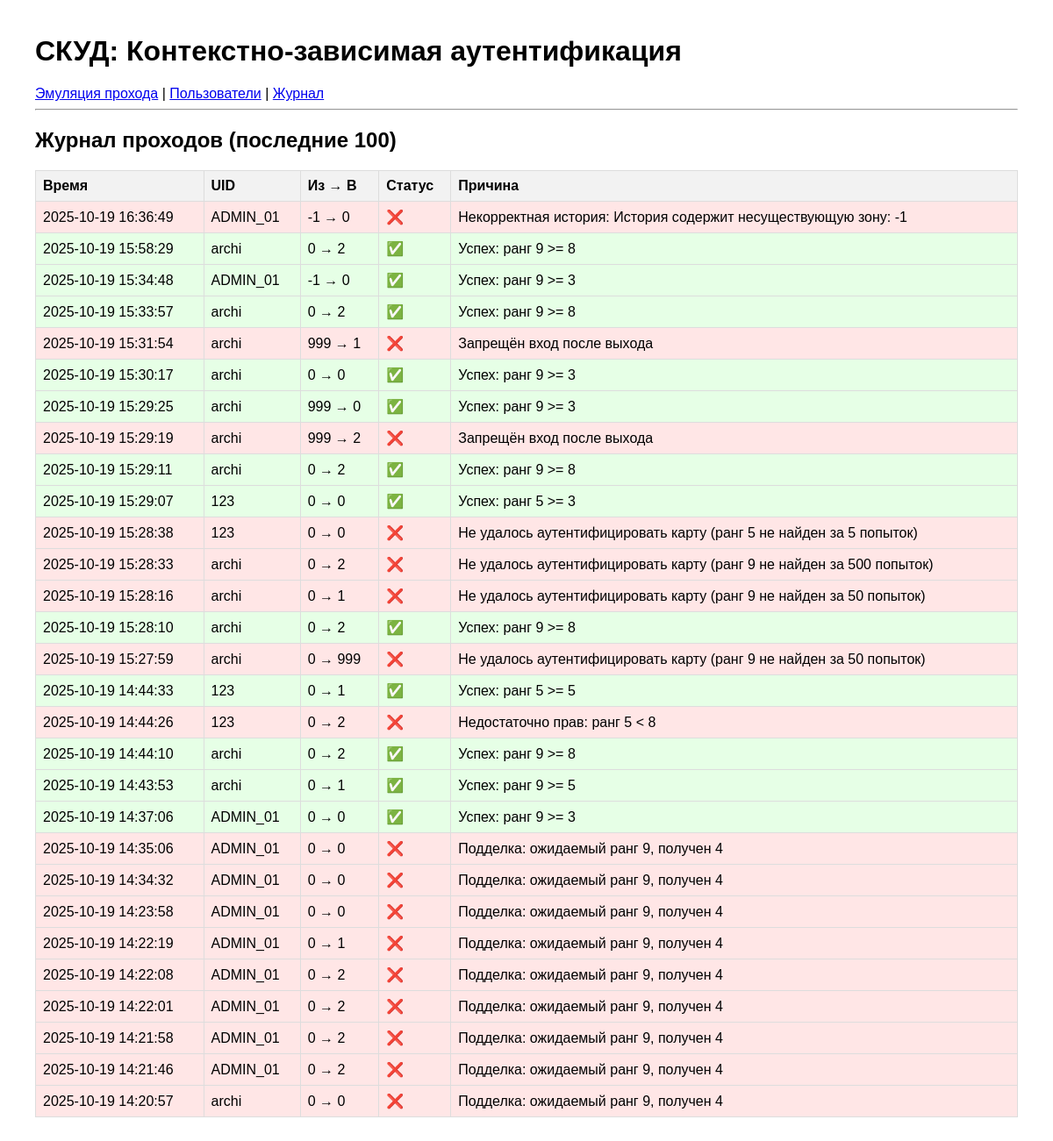
Page /logs on the earlier database version.
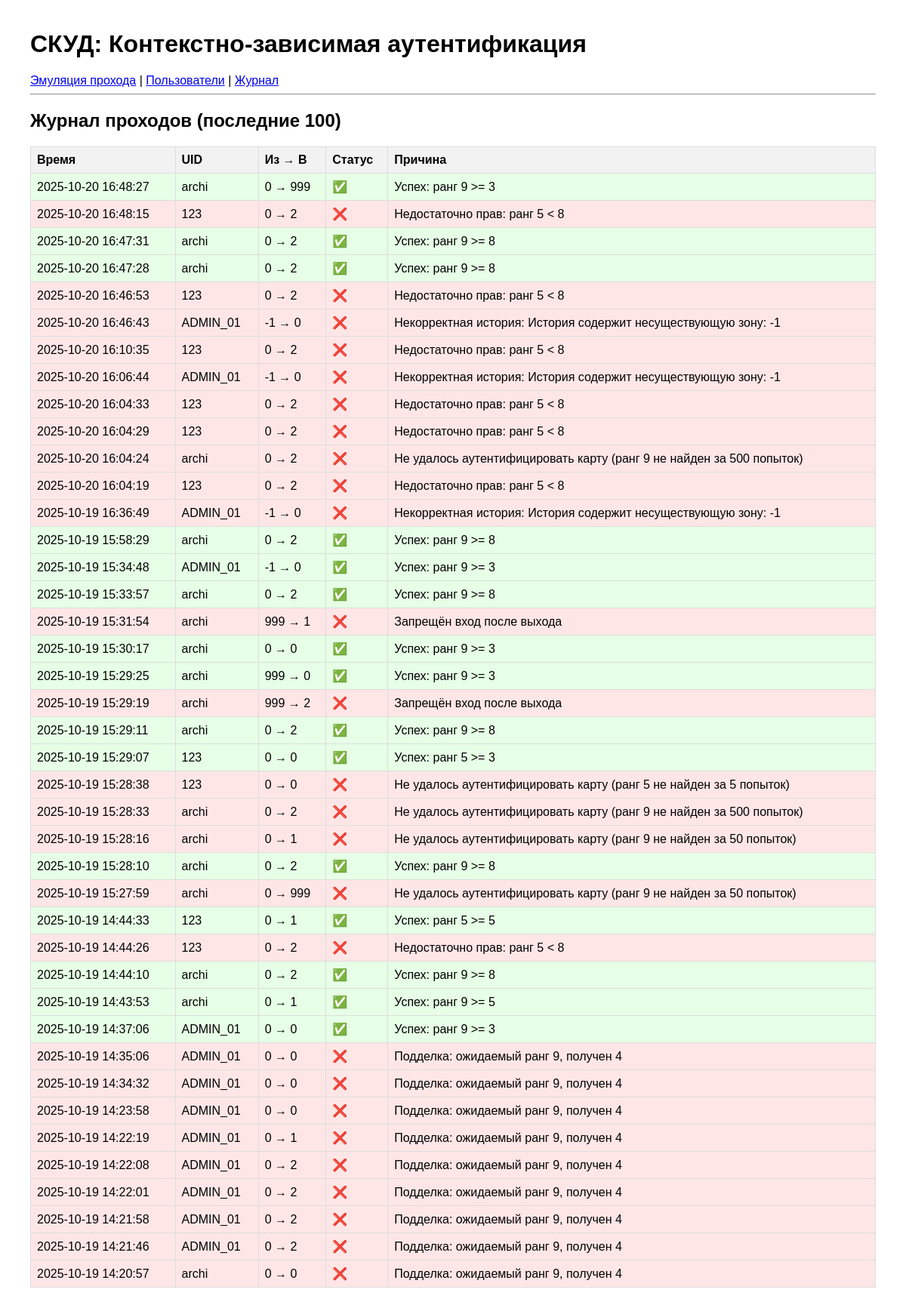
Same page on the later database version.
### tables this page shows
CREATE TABLE access_logs (
            id INTEGER PRIMARY KEY AUTOINCREMENT,
            uid TEXT NOT NULL,
            zone_from INTEGER NOT NULL,
            zone_to INTEGER NOT NULL,
            success INTEGER NOT NULL,
            reason TEXT,
            timestamp DATETIME DEFAULT CURRENT_TIMESTAMP
        );

### app.py (the view)
@app.route('/logs')
def logs():
    import sqlite3
    conn = sqlite3.connect('skud.db')
    conn.row_factory = sqlite3.Row
    logs = conn.execute("SELECT * FROM access_logs ORDER BY timestamp DESC LIMIT 100").fetchall()
    conn.close()
    return render_template('logs.html', logs=logs)

### templates/logs.html
{% extends "base.html" %}
{% block content %}
<h2>Журнал проходов (последние 100)</h2>
<table>
    <tr>
        <th>Время</th><th>UID</th><th>Из → В</th><th>Статус</th><th>Причина</th>
    </tr>
    {% for log in logs %}
    <tr style="background: {% if log.success %}#e6ffe6{% else %}#ffe6e6{% endif %}">
        <td>{{ log.timestamp }}</td>
        <td>{{ log.uid }}</td>
        <td>{{ log.zone_from }} → {{ log.zone_to }}</td>
        <td>{% if log.success %}✅{% else %}❌{% endif %}</td>
        <td>{{ log.reason }}</td>
    </tr>
    {% endfor %}
</table>
{% endblock %}

### templates/base.html (shortened to what this page needs)
<!DOCTYPE html>
<html>
<head>
</head>
<body>
    <h1>СКУД: Контекстно-зависимая аутентификация</h1>
    <a href="/">Эмуляция прохода</a> |
    <a href="/users">Пользователи</a> |
    <a href="/logs">Журнал</a>
    <hr>
    {% block content %}{% endblock %}
</body>
</html>

### templates/base.html (style rules this page uses)
body { font-family: Arial, sans-serif; margin: 40px; }
table { border-collapse: collapse; width: 100%; }
th, td { border: 1px solid #ddd; padding: 8px; text-align: left; }
th { background-color: #f2f2f2; }

Differences in the rows shown:
added access_logs: timestamp "2025-10-20 16:48:27", uid "archi", zone_from "0", zone_to "999", reason "Успех: ранг 9 >= 3", success 1 (drawn)
added access_logs: timestamp "2025-10-20 16:48:15", uid "123", zone_from "0", zone_to "2", reason "Недостаточно прав: ранг 5 < 8"
added access_logs: timestamp "2025-10-20 16:47:31", uid "archi", zone_from "0", zone_to "2", reason "Успех: ранг 9 >= 8", success 1 (drawn)
added access_logs: timestamp "2025-10-20 16:47:28", uid "archi", zone_from "0", zone_to "2", reason "Успех: ранг 9 >= 8", success 1 (drawn)
added access_logs: timestamp "2025-10-20 16:46:53", uid "123", zone_from "0", zone_to "2", reason "Недостаточно прав: ранг 5 < 8"
added access_logs: timestamp "2025-10-20 16:46:43", uid "ADMIN_01", zone_from "-1", zone_to "0", reason "Некорректная история: История содержит несуществующую зону: -1"
added access_logs: timestamp "2025-10-20 16:10:35", uid "123", zone_from "0", zone_to "2", reason "Недостаточно прав: ранг 5 < 8"
added access_logs: timestamp "2025-10-20 16:06:44", uid "ADMIN_01", zone_from "-1", zone_to "0", reason "Некорректная история: История содержит несуществующую зону: -1"
added access_logs: timestamp "2025-10-20 16:04:33", uid "123", zone_from "0", zone_to "2", reason "Недостаточно прав: ранг 5 < 8"
added access_logs: timestamp "2025-10-20 16:04:29", uid "123", zone_from "0", zone_to "2", reason "Недостаточно прав: ранг 5 < 8"
added access_logs: timestamp "2025-10-20 16:04:24", uid "archi", zone_from "0", zone_to "2", reason "Не удалось аутентифицировать карту (ранг 9 не найден за 500 попыток)"
added access_logs: timestamp "2025-10-20 16:04:19", uid "123", zone_from "0", zone_to "2", reason "Недостаточно прав: ранг 5 < 8"
